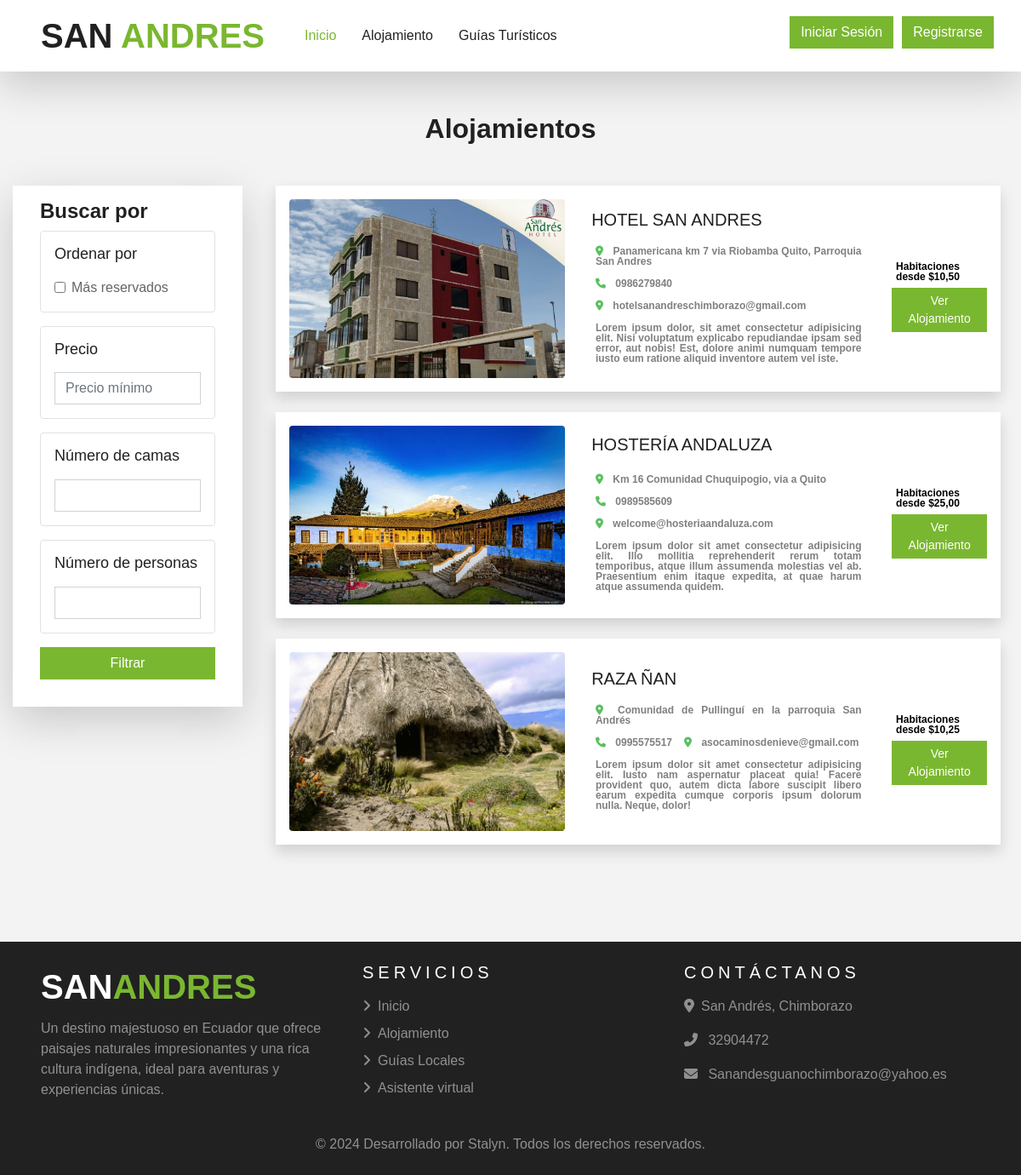
Screenshot of /ver_alojamiento_detalle/ with the database file from the repository.
### alojamiento/models.py (models this page shows, shortened)
class Alojamiento(models.Model):
    user  = models.ForeignKey(Usuario,on_delete=models.CASCADE)
    nombre = models.CharField(
    unique=True,
    max_length=150,
    validators=[
        RegexValidator(
            regex=r'^[a-zA-ZáéíóúÁÉÍÓÚñÑ\s-]+$',
            message='El nombre solo puede contener letras, espacios, guiones y tildes.'
        )
    ]
)
    email = models.EmailField(validators=[EmailValidator(message='Correo electrónico no válido.')], unique=True)
    descripcion = models.TextField(null=False, blank= False)
    imagen = models.FileField(upload_to="alojamiento_galeria", validators=[FileExtensionValidator(allowed_extensions=['jpg', 'jpeg', 'png','webp'])])
    direccion = models.CharField(max_length=200)
    celular = models.CharField(
        max_length=10,
        unique=True,
        validators=[
            RegexValidator(
                regex=r'^\d{10}$',
                message='Número de celular no válido. Debe tener exactamente 10 dígitos.'
            )
        ]
    )
    estado = models.CharField(max_length=20, choices=ALOJAMIENTO_ESTADO, default="Borrador")
    fecha_creacion = models.DateTimeField(auto_now_add=True)

### alojamiento/views.py (the view)
# urls.py: path("ver_alojamiento_detalle/", views.ver_alojamientos_detalle, name="ver_alojamientos_detalle"),
def ver_alojamientos_detalle(request):
    alojamientos = Alojamiento.objects.filter(estado="Aprobado")
    applied_filters = False
    page  = request.GET.get('page',1)
    precio_max = request.GET.get('precio_max')
    num_camas = request.GET.get('num_camas')
    capacidad = request.GET.get('capacidad')
    mas_reservas = request.GET.get('mas_reservas')
    if precio_max and precio_max.strip():
        alojamientos = alojamientos.filter(tipoalojamiento__precio__lte=float(precio_max))
        applied_filters = True
    if num_camas and num_camas.strip():
        alojamientos = alojamientos.filter(tipoalojamiento__numero_camas__gte=int(num_camas))
        applied_filters = True
    if capacidad and capacidad.strip():
        alojamientos = alojamientos.filter(tipoalojamiento__capacidad__gte=int(capacidad))
        applied_filters = True
    if mas_reservas:
        alojamientos = alojamientos.annotate(num_reservas=Count('reservacion')).order_by('-num_reservas')
        applied_filters = True
    alojamientos = alojamientos.annotate(
        precio_min=Min('tipoalojamiento__precio'),
        precio_max=Max('tipoalojamiento__precio'),
        max_capacidad=Max('tipoalojamiento__capacidad'),
        max_camas=Max('tipoalojamiento__numero_camas'),
        num_reservas=Count('reservacion')
    ).distinct()
    if applied_filters and not alojamientos.exists():
        messages.warning(request, "No se encontraron resultados para los filtros seleccionados.")
        return redirect(reverse('alojamiento:ver_alojamientos_detalle'))
    try:
         paginator = Paginator(alojamientos,3)
         alojamientos = paginator.page(page)
    except:
         raise Http404
    context = {
        "alojamientos": alojamientos,
        "paginator":paginator,
    }
    return render(request, "alojamiento/ver_alojamientos.html", context)

### templates/alojamiento/ver_alojamientos.html (shortened to what this page needs)
{% extends 'base.html' %}
{% load static %}
{% block content %}
<div class="my-5 px-4">
    <h2 class="fw-bold h-font text-center">Alojamientos</h2>
</div>
<div class="container-fluid">
    <div class="row">
        <div class="col-lg-3 col-md-12 mb-lg-0 mb-4 ps-4">
            <div class="container-fluid position-relative nav-bar p-0">
                <nav class="navbar navbar-expand-lg bg-light navbar-light shadow-lg">
                    <div class="collapse navbar-collapse justify-content-between px-3" id="navbarfiltro">
                        <div class="navbar-nav mr-auto py-0">
                            <form method="GET" action="{% url 'alojamiento:ver_alojamientos_detalle' %}" class="w-100">
                                <h4 class="mt-2">Buscar por</h4>
                                <div class="border bg-light p-3 rounded mb-3">
                                    <h5 class="mb-3" style="font-size: 18px;">Ordenar por</h5>
                                    <div class="form-check">
                                        <input type="checkbox" id="mas_reservas" name="mas_reservas" value="1" class="form-check-input" {% if request.GET.mas_reservas %}checked{% endif %}>
                                        <label class="form-check-label" for="mas_reservas">Más reservados</label>
                                    </div>
                                </div>
                                <div class="border bg-light p-3 rounded mb-3">
                                    <h5 class="mb-3" style="font-size: 18px;">Precio</h5>
                                    <input type="number" name="precio_max" class="form-control" placeholder="Precio mínimo"
                                           value="{{ request.GET.precio_max }}" min="0" step="0.01" oninput="validatePrice(this)" onkeydown="preventInvalidInput(event)">
                                </div>
                                <div class="border bg-light p-3 rounded mb-3">
                                    <h5 class="mb-3" style="font-size: 18px;">Número de camas</h5>
                                    <input type="number" name="num_camas" class="form-control"
                                           value="{{ request.GET.num_camas }}" min="1" step="1" oninput="validateInteger(this)" onkeydown="preventInvalidInput(event)">
                                </div>
                                <div class="border bg-light p-3 rounded mb-3">
                                    <h5 class="mb-3" style="font-size: 18px;">Número de personas</h5>
                                    <input type="number" name="capacidad" class="form-control"
                                           value="{{ request.GET.capacidad }}" min="1" step="1" oninput="validateInteger(this)" onkeydown="preventInvalidInput(event)">
                                </div>
                                <button type="submit" class="btn btn-primary w-100">Filtrar</button>
                                <br><br>
                            </form>
                        </div>
                    </div>
                </nav>
            </div>
        </div>
        <div class="col-lg-9 col-md-12 px-4">
            {% if alojamientos %}
                {% for alojamiento in alojamientos %}
                    <div class="card mb-4 border-0 shadow">
                        <div class="row g-0 p-3 align-items-center">
                            <div class="col-md-5 mb-lg-0 mb-md-0 mb-3">
                                <div class="card-img-container">
                                    <img src="{{ alojamiento.imagen.url }}" class="card-img rounded" style="height: 210px; object-fit: cover;" alt="...">
                                </div>
                            </div>
                            <div class="col-md-5 px-lg-3 px-md-3 px-0">
                                <h5 class="mb-3">{{ alojamiento.nombre|upper }}</h5>
                                <div>
                                    <span class='badge rounded-pill bg-light text-wrap text-justify me-1 mb-1 text-black-50'>
                                        <i class="fa-solid fa-location-dot mr-2" style="color: #5abf60;"></i> {{ alojamiento.direccion }}
                                    </span>
                                </div>
                                <div class="facilities mb-1">
                                    <span class='badge rounded-pill bg-light text-wrap me-1 mb-1 text-black-50'>
                                        <i class="fa fa-phone mr-2" style="color: #5abf60;"></i>
                                        {{ alojamiento.celular }}
                                    </span>
                                    <span class='badge rounded-pill bg-light text-wrap text-justify me-1 mb-1 text-black-50'>
                                        <i class="fa-solid fa-location-dot mr-2" style="color: #5abf60;"></i> {{ alojamiento.email }}
                                    </span>
                                </div>
                                <div class="guests">
                                    <span class="badge rounded-pill bg-light text-wrap text-justify text-black-50">
                                        {{ alojamiento.descripcion }}
                                    </span>
                                </div>
                            </div>
                            <div class="col-md-2 mt-lg-0 mt-md-0 mt-4 text-center">
                                <span class='badge rounded-pill bg-light text-wrap me-1 mb-1' style="color: black;">
                                </span>
                                <div class="pricing">
                                    <span class='badge rounded-pill bg-light text-wrap text-justify me-5 mb-1' style="color: black;">
                                        Habitaciones desde ${{ alojamiento.precio_min|floatformat:2 }}
                                    </span>
                                </div>
                                <a href="{% url 'alojamiento:alojamiento_detalle' alojamiento.pk %}" class="btn btn-sm w-100 text-white shadow-none mb-2" style="background-color: #7AB730;">Ver Alojamiento</a>
                            </div>
                        </div>
                    </div>
                {% endfor %}
                {% else %}
                <div class="alert alert-info" role="alert">
                    No se encontraron alojamientos que coincidan con los criterios de búsqueda.
                </div>
            {% endif %}
        </div>
    </div>
</div>
{% endblock %}

### rows the page displays
Alojamiento: imagen (picture), nombre "HOTEL SAN ANDRES", direccion "Panamericana km 7 via Riobamba Quito, Parroquia San Andres", celular "0986279840", email "hotelsanandreschimborazo@gmail.com", descripcion "Lorem ipsum dolor, sit amet consectetur adipisicing elit. Nisi voluptatum explicabo repudiandae ipsam sed error, aut nobis! Est, dolore animi numquam tempore iusto eum ratione aliquid inventore autem vel iste.", precio_min "10,50"
Alojamiento: imagen (picture), nombre "HOSTERÍA ANDALUZA", direccion "Km 16 Comunidad Chuquipogio, via a Quito", celular "0989585609", email "welcome@hosteriaandaluza.com", descripcion "Lorem ipsum dolor sit amet consectetur adipisicing elit. Illo mollitia reprehenderit rerum totam temporibus, atque illum assumenda molestias vel ab. Praesentium enim itaque expedita, at quae harum atque assumenda quidem.", precio_min "25,00"
Alojamiento: imagen (picture), nombre "RAZA ÑAN", direccion "Comunidad de Pullinguí en la parroquia San Andrés", celular "0995575517", email "asocaminosdenieve@gmail.com", descripcion "Lorem ipsum dolor sit amet consectetur adipisicing elit. Iusto nam aspernatur placeat quia! Facere provident quo, autem dicta labore suscipit libero earum expedita cumque corporis ipsum dolorum nulla. Neque, dolor!", precio_min "10,25"
